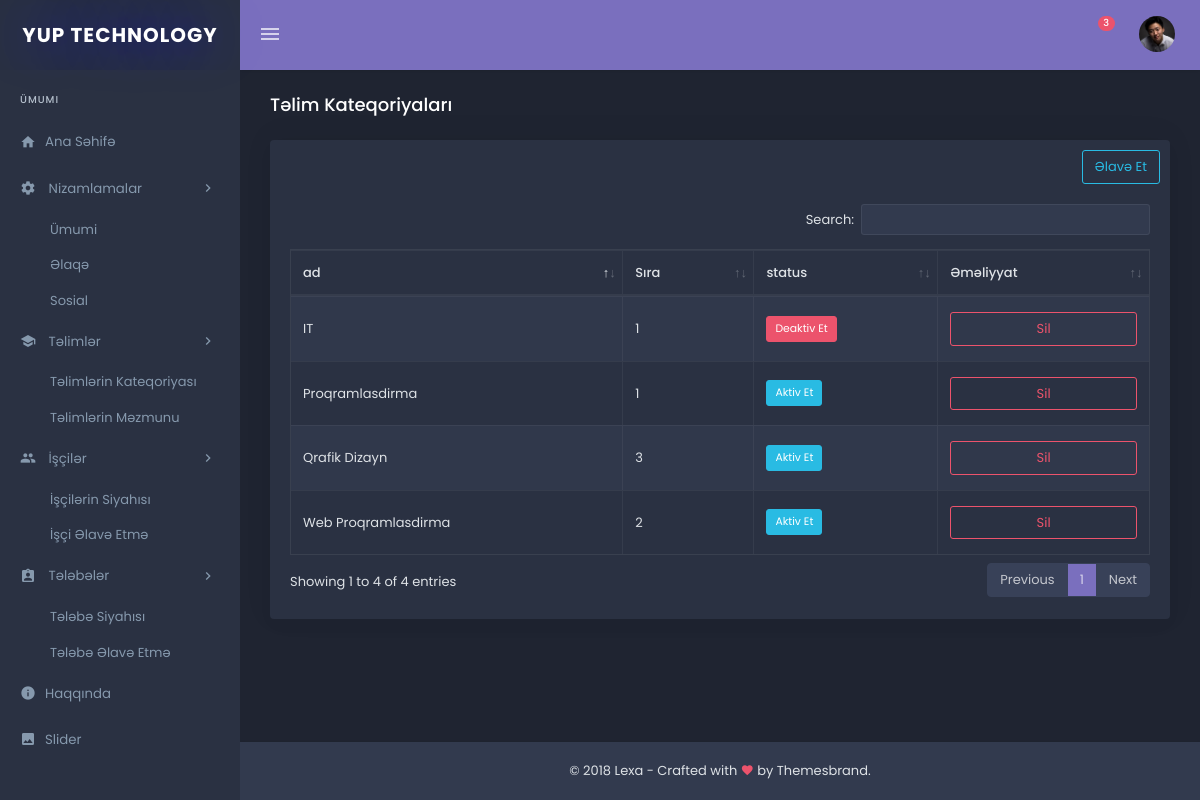
The page /admin/vertical-dark/telim-kateqoriyalari.php on the database its author committed.
### tables this page shows
CREATE TABLE `telim_kat` (
  `id` int(11) UNSIGNED NOT NULL,
  `ad` varchar(50) NOT NULL,
  `sira` int(2) NOT NULL,
  `status` enum('0','1') NOT NULL DEFAULT '0',
  `seo` varchar(100) NOT NULL
);

### admin/settings/code/telimler.php (called while the page is built, shortened)
<?php
$telimler = new Telimler();
$data = $telimler->Getir();
?>

### admin/settings/class/telimler.php (called while the page is built, shortened)
<?php
class Telimler extends General{
	public function Getir()
	{
		global $db;
		$getir = $db->prepare("SELECT * from telim_kat");
		$getir->execute();
		$massiv = array();
		while ($sl_getir=$getir->fetch(PDO::FETCH_ASSOC)) {
			array_push($massiv,$sl_getir);
		}
		return $massiv;
	}
}
?>

### admin/vertical-dark/telim-kateqoriyalari.php (the view, shortened to what this page needs)
<?php require_once 'header.php'; ?>
<?php require_once 'nav.php'; require_once '../settings/code/telimler.php'; ?>
<div class="content-page">
	<div class="content">
		<div class="container-fluid">
			<div class="row">
				<div class="col-sm-12">
					<div class="page-title-box">
						<h4 class="page-title">Təlim Kateqoriyaları</h4>
					</div>
				</div>
			</div>
			<div class="row">
				<div class="col-12">
					<div class="card m-b-20">
						<div align="right" style="margin: 10px 10px 0 0;">
							<a href="telim-kateqoriyasi-elave.php"><button class="btn btn-outline-info">Əlavə Et</button></a>
						</div>
						<div class="card-body">
							<table id="datatable-buttons" class="table table-striped table-bordered dt-responsive nowrap" style="border-collapse: collapse; border-spacing: 0; width: 100%;">
								<thead>
									<tr>
										<th>ad</th>
										<th>Sıra</th>
										<th>status</th>
										<th>Əməliyyat</th>
									</tr>
								</thead>
								<tbody>
									<?php for ($i=0; $i < count($data) ; $i++) {  ?>
										<tr>
											<td><?= $data[$i]['ad'] ?></td>
											<td><?= $data[$i]['sira'] ?></td>
											<td>
												<?php if ($data[$i]['status']==1): ?>
													<a href="telim-kateqoriyalari.php?id=<?= $data[$i]['id']?>&statusad=deaktiv&table=telim_kat"><button class="btn btn-danger btn-sm">Deaktiv Et</button></a>
												<?php endif ?>
												<?php if ($data[$i]['status']==0): ?>
													<a href="telim-kateqoriyalari.php?id=<?= $data[$i]['id']?>&statusad=aktiv&table=telim_kat"><button class="btn btn-info btn-sm">Aktiv Et</button></a>
												<?php endif ?>
											</td>
											<td>
												<button class="btn btn-outline-danger btn-block" onclick="sil(<?= $data[$i]['id'];?>)">Sil</button>
											</td>
										</tr>
									<?php } ?>
								</tbody>
							</table>
						</div>
					</div>
				</div>
			</div>
		</div>
	</div>
	<?php require_once 'footer.php'; ?>

### admin/vertical-dark/assets/css/style.css (style rules this page uses)
body { background-repeat:repeat;background:#1f2431;font-family:Poppins,sans-serif;color:#dee2e6;font-size:13px }
html { overflow-x:hidden;position:relative;min-height:100% }
h1,h2,h3,h4,h5,h6 { margin:10px 0 }
a { color:#ced4da }
.m-b-20 { margin-bottom:20px }
.content-page { margin-left:240px;overflow:hidden }
.content-page .content { padding:0 15px 10px 15px;margin-top:70px;margin-bottom:60px }
.page-title-box { padding:20px 0 }
.page-title-box .page-title { font-size:18px;margin:0;line-height:30px;color:#fff }
.btn { border-radius:3px;font-size:13px }
.btn-sm { font-size:10.83333px }
.btn-blue-grey,.btn-brown,.btn-danger,.btn-dark,.btn-indigo,.btn-info,.btn-lime,.btn-orange,.btn-pink,.btn-primary,.btn-purple,.btn-success,.btn-teal,.btn-warning { color:#fff }
.btn-info { background-color:#29bbe3;border:1px solid #29bbe3 }
.btn-danger { background-color:#ec536c;border:1px solid #ec536c }
.btn-outline-info { color:#29bbe3;border-color:#29bbe3 }
.btn-outline-danger { color:#ec536c;border-color:#ec536c }
.card { border:none;-webkit-box-shadow:0 -3px 31px 0 rgba(0,0,0,.05),0 6px 20px 0 rgba(0,0,0,.02);box-shadow:0 -3px 31px 0 rgba(0,0,0,.05),0 6px 20px 0 rgba(0,0,0,.02);margin-bottom:30px;background:#2a3142 }
th { font-weight:500 }
.table>tbody>tr>td,.table>tfoot>tr>td,.table>thead>tr>td { padding:15px 12px }
.table-hover tbody tr:hover,.table-striped tbody tr:nth-of-type(odd),.thead-default th { background-color:#30384b }
.table td,.table th { vertical-align:middle;border-color:rgba(255,255,255,.05)!important }
.dataTable { border-color:rgba(255,255,255,.07) }

### rows shown on the page
telim_kat: ad "IT", sira "1"
telim_kat: ad "Proqramlasdirma", sira "1"
telim_kat: ad "Web Proqramlasdirma", sira "2"
telim_kat: ad "Qrafik Dizayn", sira "3"
